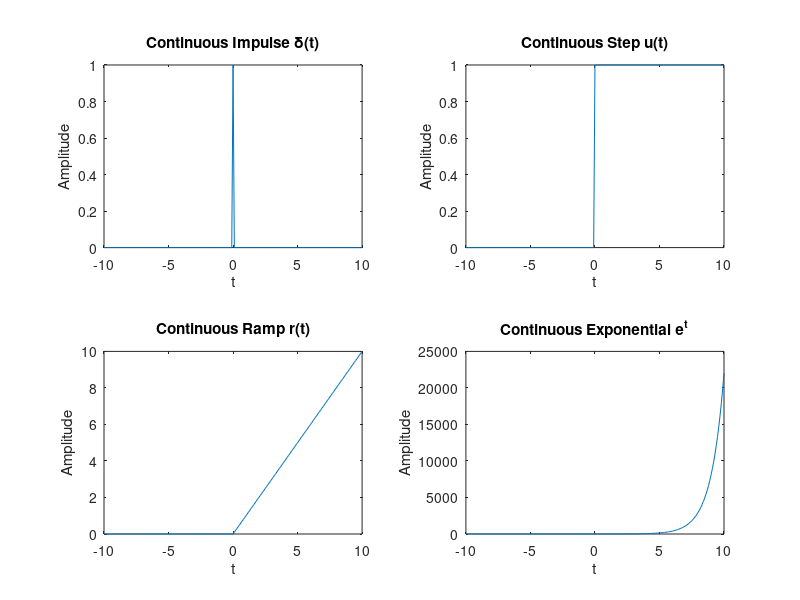

Reproduce this figure in MATLAB. (Note: this script raises an error after producing the figure.)
t = -10:0.1:10;
impulse_c = (t==0);
step_c    = (t>=0);
ramp_c    = t.*(t>=0);
expo_c    = exp(t);

figure;
subplot(2,2,1); plot(t,impulse_c); title('Continuous Impulse δ(t)'); xlabel('t'); 
ylabel('Amplitude');
subplot(2,2,2); plot(t,step_c);    title('Continuous Step u(t)');    xlabel('t'); 
ylabel('Amplitude');
subplot(2,2,3); plot(t,ramp_c);    title('Continuous Ramp r(t)');    xlabel('t'); 
ylabel('Amplitude');
subplot(2,2,4); plot(t,expo_c);    title('Continuous Exponential e^t'); 
xlabel('t'); ylabel('Amplitude');
sgtitle('Figure 3: Continuous Elementary Signals');

% ===== NEW: Continuous Trigonometric Signals =====
t = -10:0.1:10; w = pi/3;
yc1 = sin(w*t);
yc2 = cos(w*t);
yc3 = sin(w*t)./(w*t);
yc3(t==0) = 1;

figure;
subplot(3,1,1); plot(t,yc1); 
title('Continuous Sine sin(\omega t)'); xlabel('t'); ylabel('Amplitude');

subplot(3,1,2); plot(t,yc2); 
title('Continuous Cosine cos(\omega t)'); xlabel('t'); ylabel('Amplitude');

subplot(3,1,3); plot(t,yc3); 
title('Continuous Sinc sinc(\omega t)'); xlabel('t'); ylabel('Amplitude');

sgtitle('Figure 4: Continuous Trigonometric Signals');